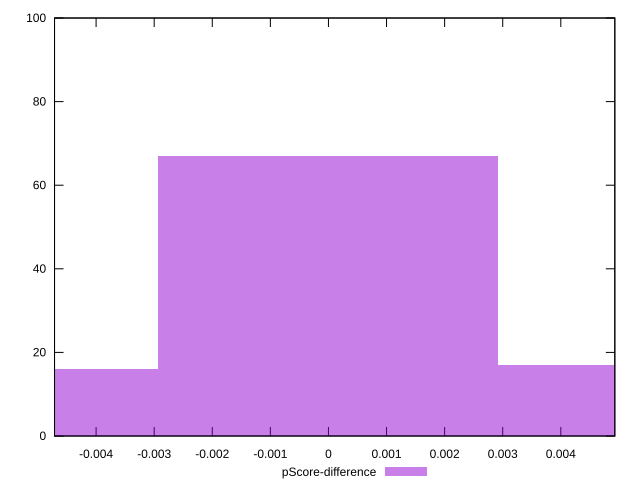

Write the gnuplot code that produced this figure.
reset

$pScoreDifference <<EOF
-0.005852358562163647 16
0 67
0.005852358562163647 17
EOF

set key outside below
set boxwidth 0.005852358562163647
set xrange [-0.004715481438171354:0.004929774480440852]
set yrange [0:100]
set trange [0:100]
set style fill transparent solid 0.5 noborder
set terminal svg size 640, 490 enhanced background rgb 'white'
set output "report/report_00029_2021-02-24T13-36-40.390Z/first-cpu-idle/samples/agenda/pScore-difference/histogram.svg"

plot $pScoreDifference title "pScore-difference" with boxes

reset
